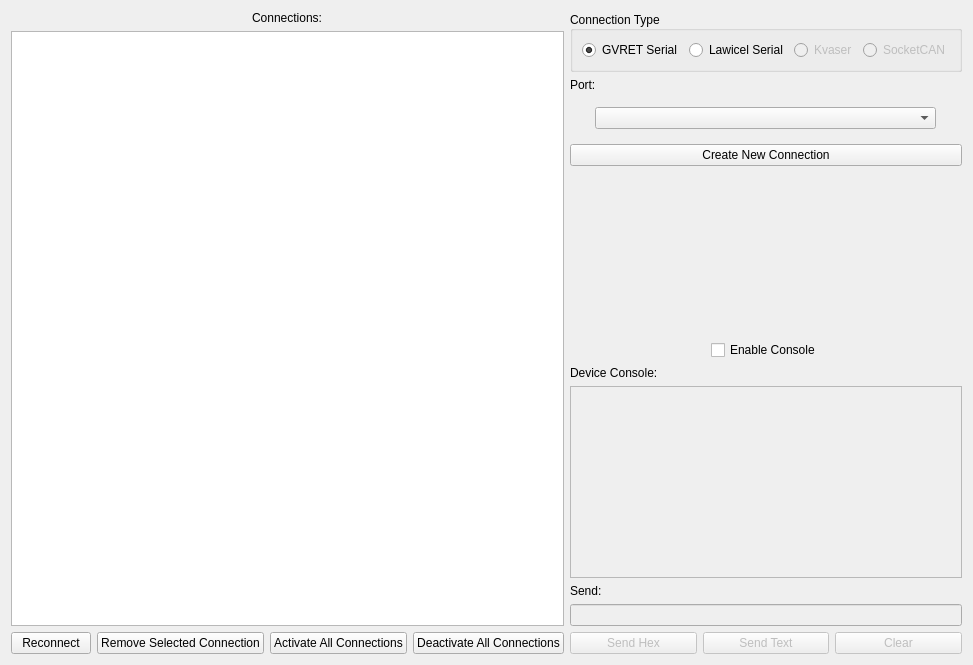
<?xml version="1.0" encoding="UTF-8"?>
<ui version="4.0">
 <class>ConnectionWindow</class>
 <widget class="QWidget" name="ConnectionWindow">
  <property name="geometry">
   <rect>
    <x>0</x>
    <y>0</y>
    <width>956</width>
    <height>665</height>
   </rect>
  </property>
  <property name="windowTitle">
   <string>Connection Settings</string>
  </property>
  <layout class="QHBoxLayout" name="horizontalLayout" stretch="2,1">
   <item>
    <layout class="QVBoxLayout" name="verticalLayout">
     <item alignment="Qt::AlignHCenter">
      <widget class="QLabel" name="label_4">
       <property name="text">
        <string>Connections:</string>
       </property>
      </widget>
     </item>
     <item>
      <widget class="QTableView" name="tableConnections">
       <property name="alternatingRowColors">
        <bool>true</bool>
       </property>
       <property name="selectionMode">
        <enum>QAbstractItemView::SingleSelection</enum>
       </property>
       <property name="selectionBehavior">
        <enum>QAbstractItemView::SelectRows</enum>
       </property>
      </widget>
     </item>
     <item>
      <layout class="QHBoxLayout" name="horizontalLayout_5">
       <item>
        <widget class="QPushButton" name="btnReconnect">
         <property name="text">
          <string>Reconnect</string>
         </property>
        </widget>
       </item>
       <item>
        <widget class="QPushButton" name="btnRemoveBus">
         <property name="text">
          <string>Remove Selected Connection</string>
         </property>
        </widget>
       </item>
       <item>
        <widget class="QPushButton" name="btnActivateAll">
         <property name="text">
          <string>Activate All Connections</string>
         </property>
        </widget>
       </item>
       <item>
        <widget class="QPushButton" name="btnDeactivateAll">
         <property name="text">
          <string>Deactivate All Connections</string>
         </property>
        </widget>
       </item>
      </layout>
     </item>
    </layout>
   </item>
   <item>
    <layout class="QVBoxLayout" name="verticalLayout_2">
     <item>
      <widget class="QGroupBox" name="gbType">
       <property name="title">
        <string>Connection Type</string>
       </property>
       <property name="alignment">
        <set>Qt::AlignLeading|Qt::AlignLeft|Qt::AlignVCenter</set>
       </property>
       <layout class="QHBoxLayout" name="horizontalLayout_2">
        <item>
         <widget class="QRadioButton" name="rbGVRET">
          <property name="text">
           <string>GVRET Serial</string>
          </property>
          <property name="checked">
           <bool>true</bool>
          </property>
         </widget>
        </item>
        <item>
         <widget class="QRadioButton" name="rbLawicel">
          <property name="text">
           <string>Lawicel Serial</string>
          </property>
          <property name="checked">
           <bool>false</bool>
          </property>
         </widget>
        </item>
        <item>
         <widget class="QRadioButton" name="rbKvaser">
          <property name="enabled">
           <bool>false</bool>
          </property>
          <property name="text">
           <string>Kvaser</string>
          </property>
         </widget>
        </item>
        <item>
         <widget class="QRadioButton" name="rbSocketCAN">
          <property name="enabled">
           <bool>false</bool>
          </property>
          <property name="text">
           <string>SocketCAN</string>
          </property>
         </widget>
        </item>
       </layout>
      </widget>
     </item>
     <item>
      <widget class="QLabel" name="lPort">
       <property name="sizePolicy">
        <sizepolicy hsizetype="Minimum" vsizetype="Minimum">
         <horstretch>0</horstretch>
         <verstretch>0</verstretch>
        </sizepolicy>
       </property>
       <property name="text">
        <string>Port:</string>
       </property>
      </widget>
     </item>
     <item>
      <widget class="QStackedWidget" name="stPort">
       <property name="sizePolicy">
        <sizepolicy hsizetype="Preferred" vsizetype="Fixed">
         <horstretch>0</horstretch>
         <verstretch>0</verstretch>
        </sizepolicy>
       </property>
       <property name="minimumSize">
        <size>
         <width>0</width>
         <height>0</height>
        </size>
       </property>
       <property name="layoutDirection">
        <enum>Qt::LeftToRight</enum>
       </property>
       <property name="currentIndex">
        <number>0</number>
       </property>
       <widget class="QWidget" name="cbPage">
        <property name="sizePolicy">
         <sizepolicy hsizetype="Expanding" vsizetype="Preferred">
          <horstretch>0</horstretch>
          <verstretch>0</verstretch>
         </sizepolicy>
        </property>
        <property name="layoutDirection">
         <enum>Qt::LeftToRight</enum>
        </property>
        <layout class="QHBoxLayout" name="horizontalLayout_8">
         <item>
          <widget class="QComboBox" name="cbPort">
           <property name="sizePolicy">
            <sizepolicy hsizetype="Expanding" vsizetype="Fixed">
             <horstretch>0</horstretch>
             <verstretch>0</verstretch>
            </sizepolicy>
           </property>
           <property name="maximumSize">
            <size>
             <width>341</width>
             <height>16777215</height>
            </size>
           </property>
          </widget>
         </item>
        </layout>
       </widget>
       <widget class="QWidget" name="etPage">
        <layout class="QHBoxLayout" name="horizontalLayout_7">
         <item>
          <widget class="QLineEdit" name="lePort">
           <property name="sizePolicy">
            <sizepolicy hsizetype="Expanding" vsizetype="Fixed">
             <horstretch>0</horstretch>
             <verstretch>0</verstretch>
            </sizepolicy>
           </property>
          </widget>
         </item>
        </layout>
       </widget>
      </widget>
     </item>
     <item>
      <layout class="QHBoxLayout" name="horizontalLayout_4">
       <item>
        <widget class="QPushButton" name="btnOK">
         <property name="text">
          <string>Create New Connection</string>
         </property>
        </widget>
       </item>
      </layout>
     </item>
     <item>
      <spacer name="verticalSpacer">
       <property name="orientation">
        <enum>Qt::Vertical</enum>
       </property>
       <property name="sizeHint" stdset="0">
        <size>
         <width>20</width>
         <height>40</height>
        </size>
       </property>
      </spacer>
     </item>
     <item alignment="Qt::AlignHCenter">
      <widget class="QCheckBox" name="ckEnableConsole">
       <property name="text">
        <string>Enable Console</string>
       </property>
      </widget>
     </item>
     <item>
      <widget class="QLabel" name="label">
       <property name="text">
        <string>Device Console:</string>
       </property>
      </widget>
     </item>
     <item>
      <widget class="QTextBrowser" name="textConsole">
       <property name="enabled">
        <bool>false</bool>
       </property>
      </widget>
     </item>
     <item>
      <widget class="QLabel" name="label_3">
       <property name="text">
        <string>Send:</string>
       </property>
      </widget>
     </item>
     <item>
      <widget class="QLineEdit" name="lineSend">
       <property name="enabled">
        <bool>false</bool>
       </property>
      </widget>
     </item>
     <item>
      <layout class="QHBoxLayout" name="horizontalLayout_9">
       <item>
        <widget class="QPushButton" name="btnSendHex">
         <property name="enabled">
          <bool>false</bool>
         </property>
         <property name="text">
          <string>Send Hex</string>
         </property>
        </widget>
       </item>
       <item>
        <widget class="QPushButton" name="btnSendText">
         <property name="enabled">
          <bool>false</bool>
         </property>
         <property name="text">
          <string>Send Text</string>
         </property>
        </widget>
       </item>
       <item>
        <widget class="QPushButton" name="btnClearDebug">
         <property name="enabled">
          <bool>false</bool>
         </property>
         <property name="text">
          <string>Clear</string>
         </property>
        </widget>
       </item>
      </layout>
     </item>
    </layout>
   </item>
  </layout>
 </widget>
 <resources/>
 <connections/>
</ui>
